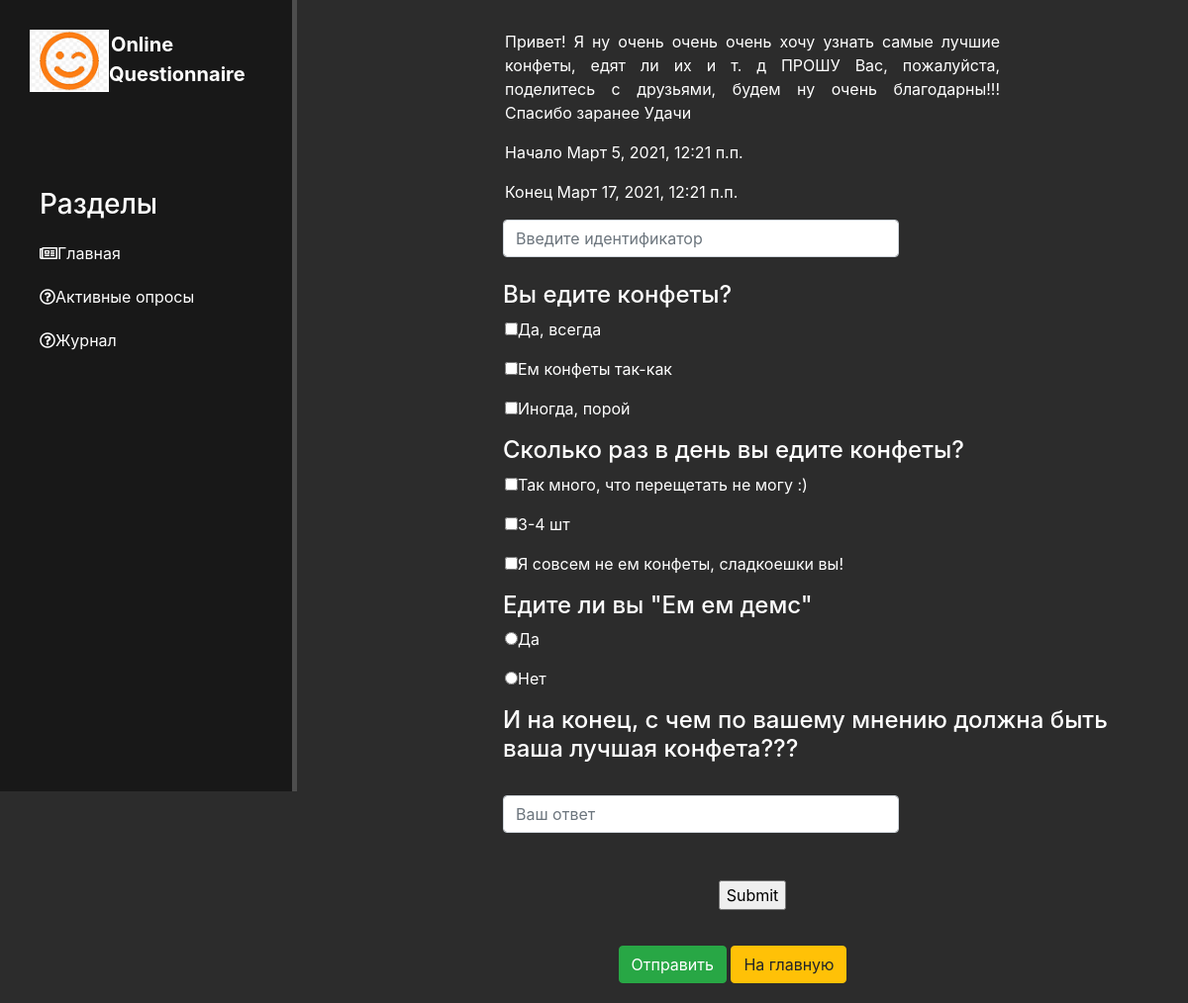
The page /quests/8/ on the database its author committed.
### quest/models.py (models this page shows, shortened)
class Questionnaire(models.Model):
    title = models.CharField('Название', max_length=50, null=False, default=None, blank=False)
    start = models.DateTimeField('Начало', )
    finish = models.DateTimeField('Конец')
    text = models.CharField('Описание', max_length=250)
    class Meta:
        verbose_name = 'Опрос'
        verbose_name_plural = 'Опросы'

class Question(models.Model):
    text = models.CharField('Текст вопроса', max_length=250, null=False, default=None, blank=False)
    questionnaire = models.ManyToManyField(Questionnaire)
    question_category = models.CharField(max_length=2, verbose_name="Тип вопроса", null=False, choices=CATEGORY,
                                         default=None, blank=False)
    def __str__(self):
        return self.text
    class Meta:
        verbose_name = 'Вопрос'
        verbose_name_plural = 'Вопросы'

class Answer(models.Model):
    answer_question = models.ManyToManyField(Question)
    answer_text = models.CharField('Ответ', max_length=250, null=False, default=None, blank=False)
    def __str__(self):
        return self.answer_text
    class Meta:
        verbose_name = 'Ответ'
        verbose_name_plural = 'Ответы'

### quest/views.py (the view)
# urls.py: path('quests/<int:pk>/', views.quest_pass, name='quest-pass'),
def quest_pass(request, pk):
    quest = Questionnaire.objects.get(id=pk)
    list_of_questions = []
    for c in quest.question_set.all():
        ans = c.answer_set.all()
        list_of_questions.append((c, ans))
    return render(request, 'pass.html', {'quest': quest, 'list_of_questions': list_of_questions})

### quest/templates/pass.html (shortened to what this page needs)
{% extends 'layout.html' %}
{% load static %}
{% block content %}
	<div class='features'>
		<p align='justify'>{{ quest.text }}</p>
		<p align='left'>Начало {{ quest.start }}</p>
		<p align='left'>Конец {{ quest.finish }}</p>
		<form action='/receive_record' method="post">
			<input type='text' align='center' name='user_id' placeholder='Введите идентификатор' class='form-control' style="width: 400px; margin-left: 188px;" /></br>
			{% for element in list_of_questions %}
				<h4 align='left' style="margin-left: 188px;">{{ element.0 }}</h4>
				{% if not element.1 %}
					<br align='center'><input type='text' name="{{ element.0 }}" placeholder='Ваш ответ' class='form-control' style="width: 400px; margin-left: 188px; box-sizing: border-box;" /></br></br>
				{% else %}
					{% for a in element.1 %}
						{% if element.0.question_category == 'CS' %}
							<p align='left'><input type="checkbox" name="{{ a }}" align='left'>{{ a }}</input></p>
						{% endif %}
						{% if element.0.question_category == 'MC' %}
							<p align='left'><input type="radio" name="{{ a }}" align='left'>{{ a }}</input></p>
						{% endif %}
					{% endfor %}
				{% endif %}
			{% endfor %}
			<p><input type="submit"></p>
		</form>
		<a href="{% url 'home' %}" class="btn btn-success" type='submit'>Отправить</a>
		<a href="{% url 'home' %}" class="btn btn-warning">На главную</a>
	</div>
{% endblock %}

### quest/static/css/main.css (style rules this page uses)
body { background: #2c2c2c; }
main .features { float: left; color: #fff; margin-top: 30px; margin-left: 320px; text-align: center; width: 70% }
main .features p { max-width: 500px; margin-left: 190px; }
.btn-warning { margin-top: 20px; margin-bottom: 20px; }

### rows shown on the page
Questionnaire: text "Привет! Я ну очень очень очень хочу узнать самые лучшие конфеты, едят ли их и т. д ПРОШУ Вас, пожалуйста, поделитесь с друзьями, будем ну очень благодарны!!! Спасибо заранее Удачи", start "Март 5, 2021, 12:21 п.п.", finish "Март 17, 2021, 12:21 п.п."
Question: text "Вы едите конфеты?"
Answer: answer_text "Да, всегда"
Answer: answer_text "Ем конфеты так-как"
Answer: answer_text "Иногда, порой"
Question: text "Сколько раз в день вы едите конфеты?"
Answer: answer_text "Так много, что перещетать не могу :)"
Answer: answer_text "3-4 шт"
Answer: answer_text "Я совсем не ем конфеты, сладкоешки вы!"
Question: text "Едите ли вы \"Ем ем демс\""
Answer: answer_text "Да"
Answer: answer_text "Нет"
Question: text "И на конец, с чем по вашему мнению должна быть ваша лучшая конфета???"
